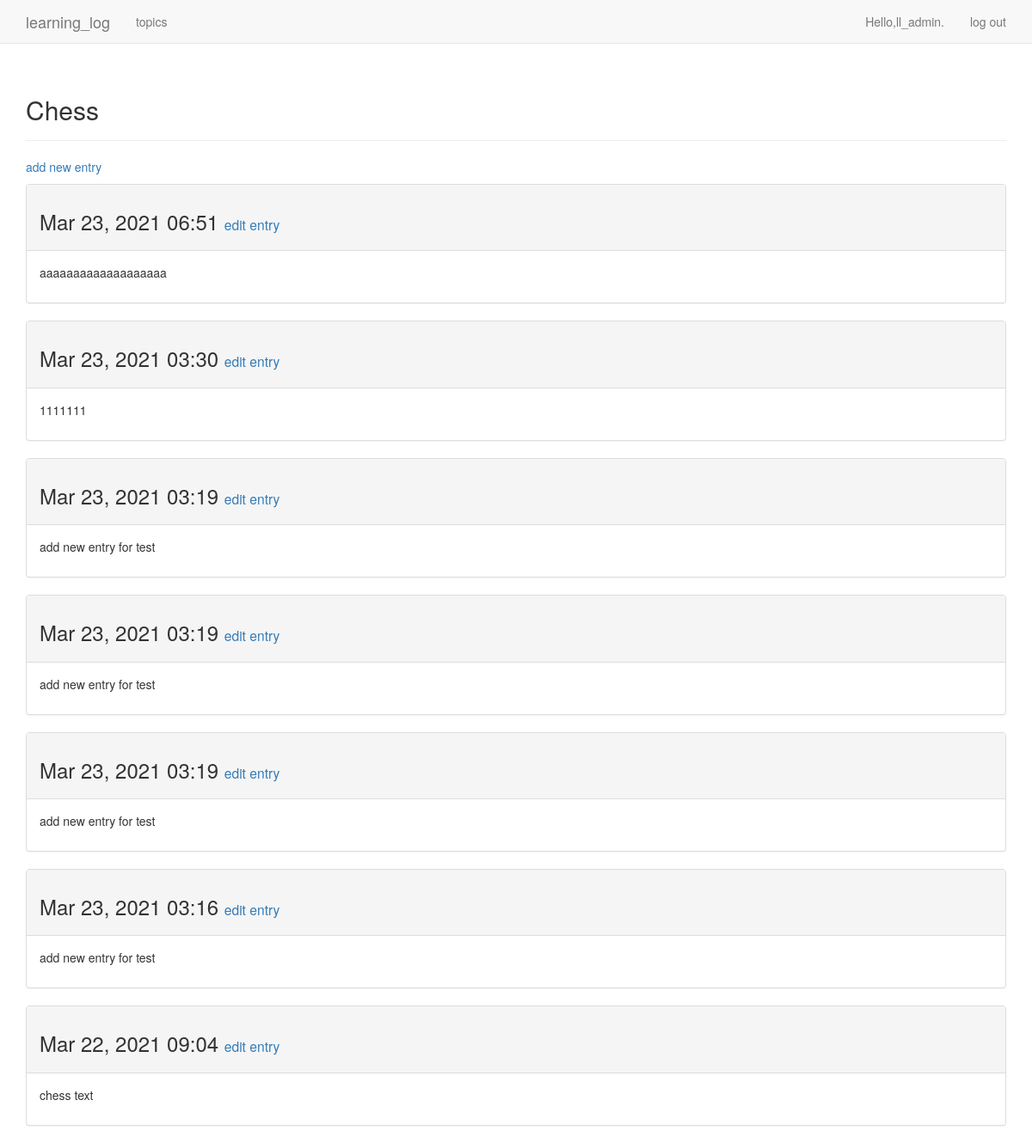
/topic/1/ (signed in), run on an earlier commit of the app's database.
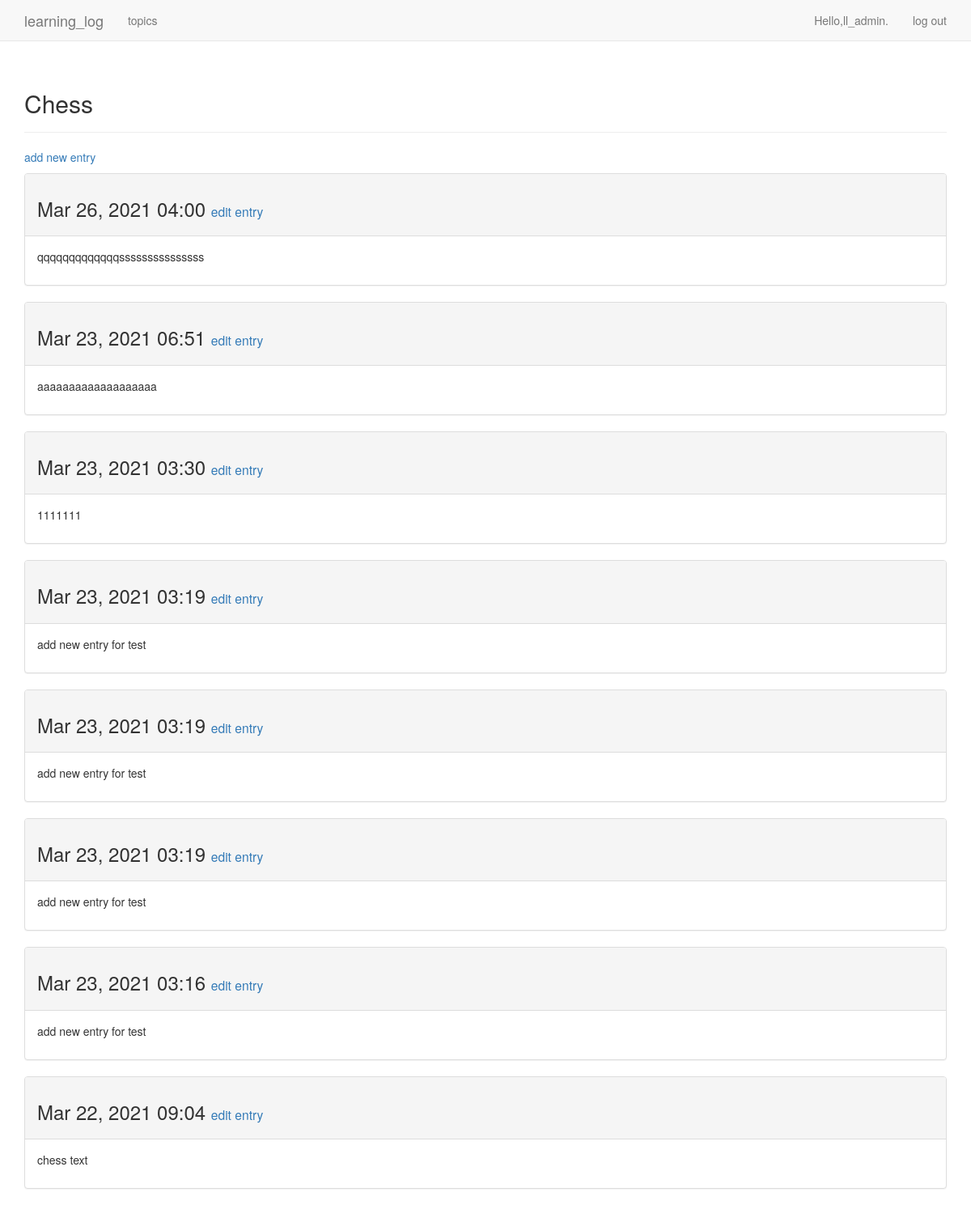
And on a later commit of the database.
### learning_logs/models.py (models this page shows, shortened)
class Entry(models.Model):
    topic = models.ForeignKey(Topic,on_delete=models.CASCADE)
    text = models.TextField()
    date_added = models.DateTimeField(auto_now_add=True)
    class Meta:
        verbose_name_plural = 'entries'

### learning_logs/views.py (the view)
# urls.py: path('topic/<topic_id>/', views.topic, name='topic'),
@login_required
def topic(request, topic_id):
    topic = Topic.objects.get(id=topic_id)
    print("topic_id:",topic_id)
    print("topic:",topic)
    check_topic_owner(topic,request)
    entries = topic.entry_set.order_by('-date_added')
    context = {'topic': topic, 'entries': entries}
    return render(request, 'topic.html', context)

### learning_logs/models.py (called while the page is built)
    def __str__(self):
        return self.text

### learning_logs/views.py (called while the page is built)
def check_topic_owner(topic,request):
    if topic.owner !=request.user:
        raise Http404

### learning_logs/templates/topic.html
{% extends 'base.html' %}
{% block header %}
    <h2>{{ topic }}</h2>
{% endblock header %}
{% block content %}
    <p>
        <a href="{% url 'learning_logs:new_entry' topic.id %}">add new entry</a>
    </p>
    {% for entry in entries %}
        <div class="panel panel-default">
            <div class="panel-heading">
                <h3>
                    {{ entry.date_added|date:'M d, Y H:i' }}
                    <small>
                        <a href="{% url 'learning_logs:edit_entry' entry.id %}">edit entry</a>
                    </small>
                </h3>
            </div>
            <div class="panel-body">
                {{ entry.text|linebreaks }}
            </div>
        </div>
    {% empty %}
        There are no entries for this topic yet.
    {% endfor %}
{% endblock content %}

What changed in the data, as far as the page shows it:
added Entry: date_added "Mar 26, 2021 04:00", text "qqqqqqqqqqqqqsssssssssssssss"
